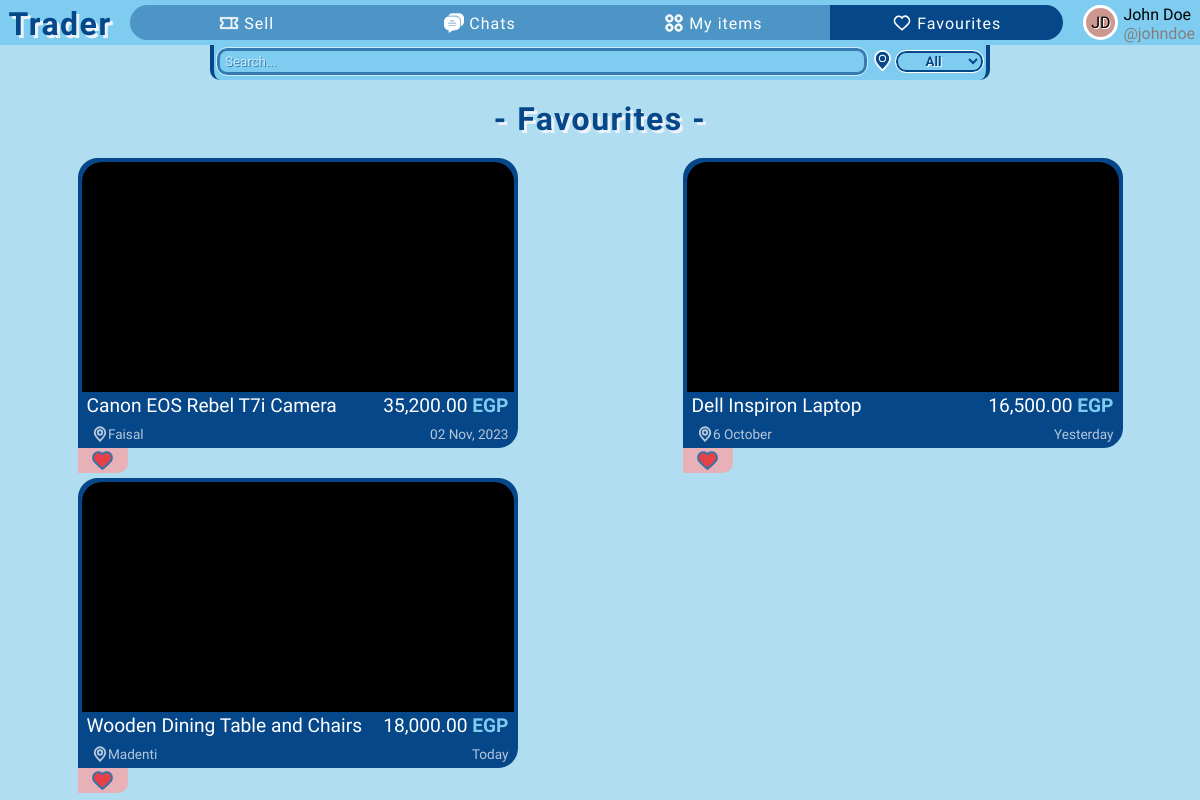
Page /favourites (signed in) on the committed database.
### app/models.py (models this page shows)
class User(db.Model, UserMixin):
    id = db.Column(db.Integer, primary_key=True)  # User ID
    firstname = db.Column(db.String(50), nullable=False)  # First name
    lastname = db.Column(db.String(50), nullable=False)  # Last name
    username = db.Column(db.String(30), unique=True, nullable=False)  # Unique username
    email = db.Column(db.String(120), unique=True, nullable=False)  # Unique email
    password = db.Column(db.String(120), nullable=False)  # Password
    profile_color = db.Column(db.String(25), nullable=True, default=None)  # Profile color
    sent_chat = db.relationship('Chat', backref='sent_by_set', lazy=True, foreign_keys='Chat.sent_by')  # Chats sent by this user
    received_chat = db.relationship('Chat', backref='received_by_set', lazy=True, foreign_keys='Chat.received_by')  # Chats received by this user
    items = db.relationship('Item', backref='item_owner', lazy=True)  # Items posted by this user
    contacts = db.relationship('User', secondary=user_contacts,  # Many-to-many relationship for contacts
                               primaryjoin=(user_contacts.c.contact_id == id),
                               secondaryjoin=(user_contacts.c.contacted_id == id),
                               backref=db.backref('contacted_by', lazy='dynamic'),
                               lazy='dynamic')
    favourites = db.relationship('Item', secondary=favourite_items, backref=db.backref('fav_users', lazy='dynamic'))  # Many-to-many relationship for favorite items

class Item(db.Model):
    id = db.Column(db.Integer, primary_key=True)  # Item ID
    title = db.Column(db.String(100), nullable=False)  # Item title
    description = db.Column(db.Text, nullable=False)  # Item description
    location = db.Column(db.String(100), nullable=False)  # Item location
    price = db.Column(db.Float, default=0, nullable=False)  # Item price
    is_sold = db.Column(db.Boolean, default=False)  # Is item sold?
    created_at = db.Column(db.DateTime)  # Item creation timestamp
    owner = db.Column(db.Integer, db.ForeignKey("user.id"), nullable=False)  # Owner of the item
    images = db.relationship('Image', backref='images_set', lazy=True)  # Images associated with the item
    chats = db.relationship('Chat', backref='chats_set', lazy=True)  # Chats related to the item

### app/routes.py (the view)
@app.get("/favourites")
@login_required
def favourites():
    fav_items = current_user.favourites
    return render_template('favourites.html', fav_items=fav_items)

### app/templates/favourites.html (shortened to what this page needs)
{% extends 'base.html' %}
{% block head %}
    <link rel="stylesheet" href="{{ url_for('static', filename='css/partials/item.css') }}">
{% endblock %}
{% block favourites_page %}selected{% endblock %}
{% block search_location %}
    {% include 'partials/search-location.html' %}
{% endblock %}
{% block content %}
    <header class="pge-header" style="margin: 15px;">- Favourites -</header>
    <div class="items-cont seller-items-cont">
        {% for item in fav_items %}
            {% with seller_page=True, fav_page=True %}
                {% include 'partials/item.html' %}
            {% endwith %}
        {% endfor %}
    </div>
{% endblock %}

### app/templates/partials/user-card.html
<div class="user-logo-cont" style="background-color: #{{ current_user.profile_color }};">
    <div class="user-logo">{{ current_user.firstname[0]|upper }}{{ current_user.lastname[0]|upper }}</div>
</div>
<div class="first-last-name">{{ current_user.firstname|title }} {{ current_user.lastname|title }}</div>
<span class="username">@{{ current_user.username }}</span>

### app/templates/partials/item.html (shortened to what this page needs)
<div class="single-item-cont location-{% if item.location == '6 October' %}october{% else %}{{ item.location|lower }}{% endif %}" id="item-{{ item.id }}">
    <a class="item" href="{{ url_for('single_item', item_id=item.id) }}">
        <div class="img-cont">
        </div>
        <div class="upper">
            <div class="item-title">{{ item.title }}</div>
            <div class="item-price">{{ price_format(item.price) }} <span class="egp">EGP</span></div>
        </div>
        <div class="lower">
            <div class="item-location">
                {{ item.location }}
            </div>
            <div>{{ date_format(item.created_at) }}</div>
        </div>
    </a>
    {% if seller_page %}
    <div class="seller-page-btns">
        {% if all_items_page %}
        <div class="edit-delete-status">
            <button class="edit-btn" id="edit-{{ item.id }}">
                <svg fill="green" height="12px" width="12px" version="1.1" xmlns="http://www.w3.org/2000/svg" xmlns:xlink="http://www.w3.org/1999/xlink" viewBox="0 0 348.882 348.882" xml:space="preserve" stroke="green"><g id="SVGRepo_bgCarrier" stroke-width="0"></g><g id="SVGRepo_tracerCarrier" stroke-linecap="round" stroke-linejoin="round"></g><g id="SVGRepo_iconCarrier"> <g> <path d="M333.988,11.758l-0.42-0.383C325.538,4.04,315.129,0,304.258,0c-12.187,0-23.888,5.159-32.104,14.153L116.803,184.231 c-1.416,1.55-2.49,3.379-3.154,5.37l-18.267,54.762c-2.112,6.331-1.052,13.333,2.835,18.729c3.918,5.438,10.23,8.685,16.886,8.685 c0,0,0.001,0,0.001,0c2.879,0,5.693-0.592,8.362-1.76l52.89-23.138c1.923-0.841,3.648-2.076,5.063-3.626L336.771,73.176 C352.937,55.479,351.69,27.929,333.988,11.758z M130.381,234.247l10.719-32.134l0.904-0.99l20.316,18.556l-0.904,0.99 L130.381,234.247z M314.621,52.943L182.553,197.53l-20.316-18.556L294.305,34.386c2.583-2.828,6.118-4.386,9.954-4.386 c3.365,0,6.588,1.252,9.082,3.53l0.419,0.383C319.244,38.922,319.63,47.459,314.621,52.943z"></path> <path d="M303.85,138.388c-8.284,0-15,6.716-15,15v127.347c0,21.034-17.113,38.147-38.147,38.147H68.904 c-21.035,0-38.147-17.113-38.147-38.147V100.413c0-21.034,17.113-38.147,38.147-38.147h131.587c8.284,0,15-6.716,15-15 s-6.716-15-15-15H68.904c-37.577,0-68.147,30.571-68.147,68.147v180.321c0,37.576,30.571,68.147,68.147,68.147h181.798 c37.576,0,68.147-30.571,68.147-68.147V153.388C318.85,145.104,312.134,138.388,303.85,138.388z"></path> </g> </g></svg>
                Edit
            </button>
            <button class="delete-btn" id="delete-{{ item.id }}">
                <svg fill="red" width="12px" height="12px" version="1.1" xmlns="http://www.w3.org/2000/svg" xmlns:xlink="http://www.w3.org/1999/xlink" viewBox="0 0 482.428 482.429" xml:space="preserve" stroke="red"><g id="SVGRepo_bgCarrier" stroke-width="0"></g><g id="SVGRepo_tracerCarrier" stroke-linecap="round" stroke-linejoin="round"></g><g id="SVGRepo_iconCarrier"> <g> <g> <path d="M381.163,57.799h-75.094C302.323,25.316,274.686,0,241.214,0c-33.471,0-61.104,25.315-64.85,57.799h-75.098 c-30.39,0-55.111,24.728-55.111,55.117v2.828c0,23.223,14.46,43.1,34.83,51.199v260.369c0,30.39,24.724,55.117,55.112,55.117 h210.236c30.389,0,55.111-24.729,55.111-55.117V166.944c20.369-8.1,34.83-27.977,34.83-51.199v-2.828 C436.274,82.527,411.551,57.799,381.163,57.799z M241.214,26.139c19.037,0,34.927,13.645,38.443,31.66h-76.879 C206.293,39.783,222.184,26.139,241.214,26.139z M375.305,427.312c0,15.978-13,28.979-28.973,28.979H136.096 c-15.973,0-28.973-13.002-28.973-28.979V170.861h268.182V427.312z M410.135,115.744c0,15.978-13,28.979-28.973,28.979H101.266 c-15.973,0-28.973-13.001-28.973-28.979v-2.828c0-15.978,13-28.979,28.973-28.979h279.897c15.973,0,28.973,13.001,28.973,28.979 V115.744z"></path> <path d="M171.144,422.863c7.218,0,13.069-5.853,13.069-13.068V262.641c0-7.216-5.852-13.07-13.069-13.07 c-7.217,0-13.069,5.854-13.069,13.07v147.154C158.074,417.012,163.926,422.863,171.144,422.863z"></path> <path d="M241.214,422.863c7.218,0,13.07-5.853,13.07-13.068V262.641c0-7.216-5.854-13.07-13.07-13.07 c-7.217,0-13.069,5.854-13.069,13.07v147.154C228.145,417.012,233.996,422.863,241.214,422.863z"></path> <path d="M311.284,422.863c7.217,0,13.068-5.853,13.068-13.068V262.641c0-7.216-5.852-13.07-13.068-13.07 c-7.219,0-13.07,5.854-13.07,13.07v147.154C298.213,417.012,304.067,422.863,311.284,422.863z"></path> </g> </g> </g></svg>
                Delete
            </button>
            <button class="status-btn" id="status-{{ item.id }}">
                {% if item.is_sold %}
                <svg fill="none" width="12px" height="12px" version="1.1" xmlns="http://www.w3.org/2000/svg" xmlns:xlink="http://www.w3.org/1999/xlink" viewBox="0 0 32 32" xml:space="preserve" stroke="black"><g id="SVGRepo_bgCarrier" stroke-whiteidth="0"></g><g id="SVGRepo_tracerCarrier" stroke-linecap="round" stroke-linejoin="round"></g><g id="SVGRepo_iconCarrier"> <style type="text/css"> .linesandangles_een{fill:white;} </style> <path class="linesandangles_een" d="M30,13V7H2v6c1.657,0,3,1.343,3,3s-1.343,3-3,3v6h28v-6c-1.657,0-3-1.343-3-3S28.343,13,30,13z M28,20.582V23h-7v-2h-2v2H4v-2.418C5.764,19.81,7,18.046,7,16s-1.236-3.81-3-4.583V9h15v2h2V9h7v2.417 c-1.764,0.773-3,2.536-3,4.583S26.236,19.81,28,20.582z M19,12h2v2h-2V12z M19,15h2v2h-2V15z M19,18h2v2h-2V18z"></path> </g></svg>
                Mark Active
                {% else %}
                <svg fill="none" width="12px" height="12px" viewBox="-13.6 -13.6 197.20 197.20" xmlns="http://www.w3.org/2000/svg"><g id="SVGRepo_bgCarrier" stroke-width="0"></g><g id="SVGRepo_tracerCarrier" stroke-linecap="round" stroke-linejoin="round" stroke="black" stroke-width="20.4"> <path d="M142.196 30.4125C142.586 30.0637 142.897 29.6356 143.109 29.1567C143.32 28.6778 143.427 28.1592 143.422 27.6357C143.417 27.1122 143.3 26.5959 143.079 26.1213C142.858 25.6467 142.538 25.2248 142.141 24.8838C141.722 24.5249 141.307 24.1678 140.895 23.8127C137.751 21.1093 134.5 18.3102 131.1 15.9225C105.123 -2.36044 78.1316 -2.4633 50.8803 7.23287C26.2068 16.0055 10.3619 33.5563 3.77909 59.3882C-3.56415 88.249 2.86618 113.71 22.9048 135.073C23.4261 135.625 23.9582 136.177 24.4895 136.704C35.2539 147.469 48.6614 154.115 59.2847 158.739C63.8445 160.731 87.2404 163.149 93.5707 162.206C131.19 156.588 155.946 135.37 164.569 99.8725C166.215 92.9194 167.035 85.7962 167.011 78.6508C166.974 71.1466 165.712 63.6988 163.275 56.6012C163.097 56.0703 162.805 55.5851 162.418 55.1805C162.031 54.7759 161.56 54.4618 161.037 54.2606C160.515 54.0595 159.954 53.9764 159.396 54.0171C158.838 54.0579 158.295 54.2216 157.808 54.4965L157.706 54.5547C156.931 54.9984 156.336 55.7005 156.027 56.5381C155.717 57.3757 155.712 58.2954 156.012 59.1364C158.212 65.2371 159.334 71.674 159.327 78.1592C159.251 85.9394 158.198 93.6792 156.192 101.197C150.248 122.8 136.038 138.545 112.75 149.315C89.0741 160.65 55.1215 149.19 46.0879 143.226C36.1031 136.4 27.3663 127.908 20.2596 118.121C9.11418 102.34 6.61369 79.6587 12.6028 58.9229C15.4055 49.3489 20.3036 40.5185 26.9421 33.0722C33.5806 25.6259 41.793 19.7503 50.9838 15.8714C74.8941 5.93474 98.8852 4.18192 122.285 19.0635C125.422 21.061 133.422 27.3424 137.465 30.5501C138.143 31.0882 138.99 31.3691 139.855 31.3432C140.721 31.3172 141.549 30.986 142.194 30.4082L142.196 30.4125Z" fill="#000000"></path> <path d="M74.6287 104.313C76.2312 102.79 77.1115 102.019 77.9173 101.177C103.753 74.1855 132.047 49.8851 160.508 25.7727C161.584 24.8619 162.685 23.7 163.958 23.3737C165.493 22.9815 167.996 23.4326 168.682 24.2661C169.133 24.8821 169.418 25.6035 169.509 26.3612C169.601 27.1189 169.496 27.8875 169.206 28.5932C168.537 30.3474 166.907 31.8498 165.429 33.1629C156.607 41.0019 147.538 48.5708 138.872 56.5716C120.756 73.3024 102.756 90.1576 84.8704 107.137C77.0334 114.561 74.0173 114.862 66.8059 106.929C62.0589 101.705 47.7328 84.0973 43.3455 78.5495C42.7256 77.6872 42.1735 76.7781 41.6941 75.8305C40.7045 74.0756 40.0576 72.1419 42.0246 70.7814C44.2158 69.2662 45.7707 70.8473 47.0696 72.4937C48.384 74.1607 49.5048 75.9916 50.9121 77.5713C55.2811 82.4737 69.908 99.1421 74.6287 104.313Z" fill="#000000"></path> </g><g id="SVGRepo_iconCarrier"> <path d="M142.196 30.4125C142.586 30.0637 142.897 29.6356 143.109 29.1567C143.32 28.6778 143.427 28.1592 143.422 27.6357C143.417 27.1122 143.3 26.5959 143.079 26.1213C142.858 25.6467 142.538 25.2248 142.141 24.8838C141.722 24.5249 141.307 24.1678 140.895 23.8127C137.751 21.1093 134.5 18.3102 131.1 15.9225C105.123 -2.36044 78.1316 -2.4633 50.8803 7.23287C26.2068 16.0055 10.3619 33.5563 3.77909 59.3882C-3.56415 88.249 2.86618 113.71 22.9048 135.073C23.4261 135.625 23.9582 136.177 24.4895 136.704C35.2539 147.469 48.6614 154.115 59.2847 158.739C63.8445 160.731 87.2404 163.149 93.5707 162.206C131.19 156.588 155.946 135.37 164.569 99.8725C166.215 92.9194 167.035 85.7962 167.011 78.6508C166.974 71.1466 165.712 63.6988 163.275 56.6012C163.097 56.0703 162.805 55.5851 162.418 55.1805C162.031 54.7759 161.56 54.4618 161.037 54.2606C160.515 54.0595 159.954 53.9764 159.396 54.0171C158.838 54.0579 158.295 54.2216 157.808 54.4965L157.706 54.5547C156.931 54.9984 156.336 55.7005 156.027 56.5381C155.717 57.3757 155.712 58.2954 156.012 59.1364C158.212 65.2371 159.334 71.674 159.327 78.1592C159.251 85.9394 158.198 93.6792 156.192 101.197C150.248 122.8 136.038 138.545 112.75 149.315C89.0741 160.65 55.1215 149.19 46.0879 143.226C36.1031 136.4 27.3663 127.908 20.2596 118.121C9.11418 102.34 6.61369 79.6587 12.6028 58.9229C15.4055 49.3489 20.3036 40.5185 26.9421 33.0722C33.5806 25.6259 41.793 19.7503 50.9838 15.8714C74.8941 5.93474 98.8852 4.18192 122.285 19.0635C125.422 21.061 133.422 27.3424 137.465 30.5501C138.143 31.0882 138.99 31.3691 139.855 31.3432C140.721 31.3172 141.549 30.986 142.194 30.4082L142.196 30.4125Z" fill="#000000"></path> <path d="M74.6287 104.313C76.2312 102.79 77.1115 102.019 77.9173 101.177C103.753 74.1855 132.047 49.8851 160.508 25.7727C161.584 24.8619 162.685 23.7 163.958 23.3737C165.493 22.9815 167.996 23.4326 168.682 24.2661C169.133 24.8821 169.418 25.6035 169.509 26.3612C169.601 27.1189 169.496 27.8875 169.206 28.5932C168.537 30.3474 166.907 31.8498 165.429 33.1629C156.607 41.0019 147.538 48.5708 138.872 56.5716C120.756 73.3024 102.756 90.1576 84.8704 107.137C77.0334 114.561 74.0173 114.862 66.8059 106.929C62.0589 101.705 47.7328 84.0973 43.3455 78.5495C42.7256 77.6872 42.1735 76.7781 41.6941 75.8305C40.7045 74.0756 40.0576 72.1419 42.0246 70.7814C44.2158 69.2662 45.7707 70.8473 47.0696 72.4937C48.384 74.1607 49.5048 75.9916 50.9121 77.5713C55.2811 82.4737 69.908 99.1421 74.6287 104.313Z" fill="#000000"></path> </g></svg>
                Mark Sold
                {% endif %}
            </button>
        </div>
        {% elif fav_page %}
        <button class="favourite-btn" id="fav-item-{{ item.id }}">
        </button>
        {% endif %}
    </div>
    {% endif %}
</div>

### rows in the picture
User: firstname "J", lastname "D", firstname "John", lastname "Doe", username "johndoe"
Item: title "Canon EOS Rebel T7i Camera", price "35,200.00", location "Faisal", created_at "02 Nov, 2023"
Item: title "Dell Inspiron Laptop", price "16,500.00", location "6 October", created_at "Yesterday"
Item: title "Wooden Dining Table and Chairs", price "18,000.00", location "Madenti", created_at "Today"
